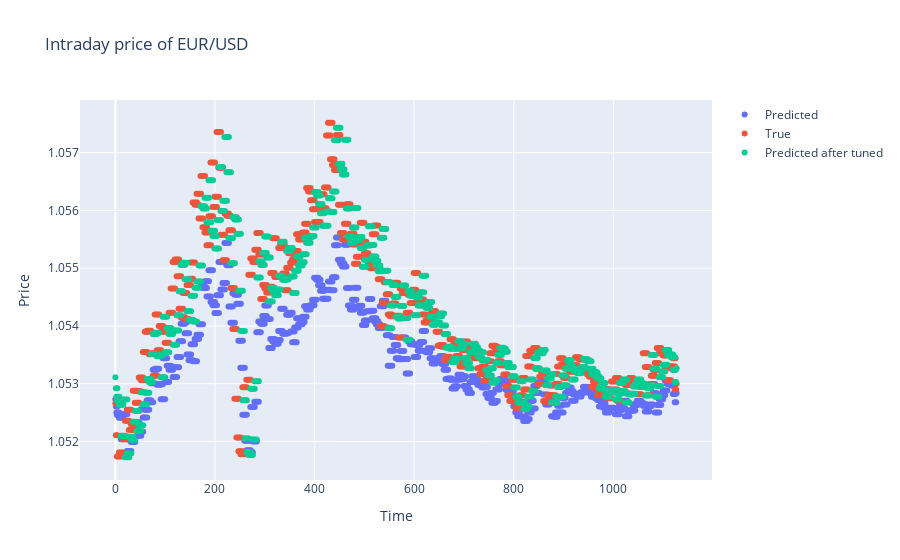

The notebook cell this image was saved under:
### Markdown cell above
This notebook shows data visualization in real time with plotly and dash. Forex price prediction was performed in real time with scikit-learn's MLPRegressor (multilayer perceptron). This network was optimized with RandomizedSearchCV in real time. Data is EUR/USD exchange pair, streamed from Alpha Vantage API.

### Code cell
import wget
import pandas as pd
import plotly.graph_objs as go
import plotly.express as px
import dash
from dash.dependencies import *
from dash import dcc
from dash import html
from sklearn.metrics import r2_score
from datetime import datetime
import datetime
import pandas as pd
import numpy as np
from sklearn.model_selection import train_test_split, RandomizedSearchCV
from sklearn.neural_network import MLPRegressor

app = dash.Dash(__name__)
#Create layout
app.layout = html.Div(
    html.Div([
        html.H4('EUR/USD'),
        dcc.Graph(id='live-graph',animate=True),
        dcc.Interval(
            id='graph-update',
            interval=1*1000*300, # in milliseconds
            n_intervals=0
            )
        ])
    )

def array_to_df(array,colname):
	df = pd.DataFrame(array)
	df.columns =[colname]
	return df

#Normalization
def normalize(df, max_df, min_df,colname):
    normed = [(i - min_df)/(max_df - min_df) for i in df]
    normed_df = pd.DataFrame(normed)
    normed_df.columns = [colname]
    return normed_df

#Function to reverse normalization
def denormalize(df, max_df, min_df,colname):
    denormed= [i*(max_df -min_df) + min_df for i in df]
    denormed_df = pd.DataFrame(denormed)
    denormed_df.columns = [colname]
    return denormed_df

#Generate lag sequence 
def series_to_supervised(df,sequence_length):
	x=[]
	y=[]
	for i in range(sequence_length , len(df)-2*sequence_length):
		x.append(np.array(df[i-sequence_length:i]))
		y.append(np.array(df[i:i+sequence_length]))
	x= np.concatenate(x,axis = 0)
	y = np.concatenate(y,axis = 0)
	x = x.reshape(-1,1)
	y = y.reshape(-1,1)
	return x,y

#XGBoost function
def xgboost_forecast(train, X_test,sequence_length):
	#params for optimization
	params = {
        'hidden_layer_sizes': [(10,),(50,),(100,),(500,),(1000,)],
        'activation': ['logistic', 'tanh', 'relu'],
        'solver' : ['sgd', 'adam'],
        'alpha': [0.001,0.0001,0.00001]
    }
	X_train, y_train = series_to_supervised(train,sequence_length) # create train set
	model = MLPRegressor(shuffle=False,early_stopping = True)
	reg = RandomizedSearchCV(estimator=model,
                             							param_distributions=params,
                             							scoring='neg_mean_absolute_error',
                             							n_iter=25,
                             							n_jobs=4,
                             							verbose=10) # use randomized search optim

	reg.fit(X_train, y_train) 
	model.fit(X_train,y_train)
	bestmodel= reg.best_estimator_  #get best model
	yhat= model.predict(X_test) # predict with best model
	bestyhat = bestmodel.predict(X_test) #prediction
	return yhat,bestyhat # return yhat before tuned, yhat after tuned


def plot(yhat,bestyhat,y_test):
	fig = go.Figure()
	fig.add_trace(go.Scatter(y=yhat, name='Predicted', mode='markers'))
	fig.add_trace(go.Scatter(y=y_test, name="True", mode='markers'))
	fig.add_trace(go.Scatter(y=bestyhat, name="Predicted after tuned", mode='markers'))
	fig.update_xaxes(title='Time')
	fig.update_yaxes(title='Price')
	fig.update_layout(title_text="Intraday price of EUR/USD")
	fig.show()
	return fig

# at call back, perform function get data
@app.callback(Output('live-graph', 'figure'),[Input('graph-update', 'n_intervals')])
def getdata(*args,**kwargs):
	fromS = "EUR"
	toS = "USD"
	interval = "5min"
	apikey = "PU7EBSO3ACN7CDYI"
	url = 'https://www.alphavantage.co/query?function=FX_INTRADAY&from_symbol={}&to_symbol={}&interval={}&outputsize=full&apikey={}&datatype=csv'.format(fromS,toS,interval,apikey)
	df = pd.read_csv(wget.download(url, out = "C:\\Temp\\"+str(fromS)+str(toS)+str(datetime.datetime.now().timestamp())+".csv"),
                                    header = 0,
                                    parse_dates= True,
                                    infer_datetime_format= True
                                    )
	dfd =df.iloc[:,4] # Choose "close" column
	max_df = dfd.max()
	min_df = dfd.min()
	dff= normalize(dfd, max_df,min_df,'close' ) #normalization
	train,test = train_test_split(dff['close'], test_size=0.3,train_size=0.7,random_state=0,shuffle=False) #split train,test sets

	sequence_length = 4
	X_test,y_test = series_to_supervised(test,sequence_length)
	yhat, bestyhat = xgboost_forecast(train,X_test,sequence_length) #fit and predict
	print(f' X_test is {X_test}')

	yhat = array_to_df(yhat,'close')
	yhat = denormalize(yhat['close'], max_df,min_df,'close') #reverse normalization to get true value before tuned
	bestyhat = array_to_df(bestyhat, 'close')
	bestyhat = denormalize(bestyhat['close'],max_df,min_df,'close') # get true value after tuned
	y_test = y_test.reshape(-1,)
	y_test = array_to_df(y_test,'close')
	y_test = denormalize(y_test['close'], max_df,min_df,'close') # get true data
	print(f"r2 score before tuning {r2_score(yhat['close'],y_test['close'])}") # calculate R squared
	print(f'r2 score after tuning{ r2_score(bestyhat["close"],y_test["close"])}')
	fig = plot(yhat['close'],bestyhat['close'],y_test['close']) #plot true, predicted before tuned, predicted after tuned
	return fig
	
if __name__ == '__main__':
	 app.run_server(debug=True, use_reloader=False)

### Figure 1 — Plotly figure (JSON) as saved in the notebook; plotly's stock layout.template omitted (floating-point values rounded to 4 significant figures; data arrays with more than 128 entries replaced by an {"elided": "..."} marker saying what was removed)
{"data": [{"mode": "markers", "name": "Predicted", "type": "scatter", "y": {"elided": "1128 float values"}}, {"mode": "markers", "name": "True", "type": "scatter", "y": {"elided": "1128 float values"}}, {"mode": "markers", "name": "Predicted after tuned", "type": "scatter", "y": {"elided": "1128 float values"}}], "layout": {"title": {"text": "Intraday price of EUR/USD"}, "xaxis": {"title": {"text": "Time"}}, "yaxis": {"title": {"text": "Price"}}}}
